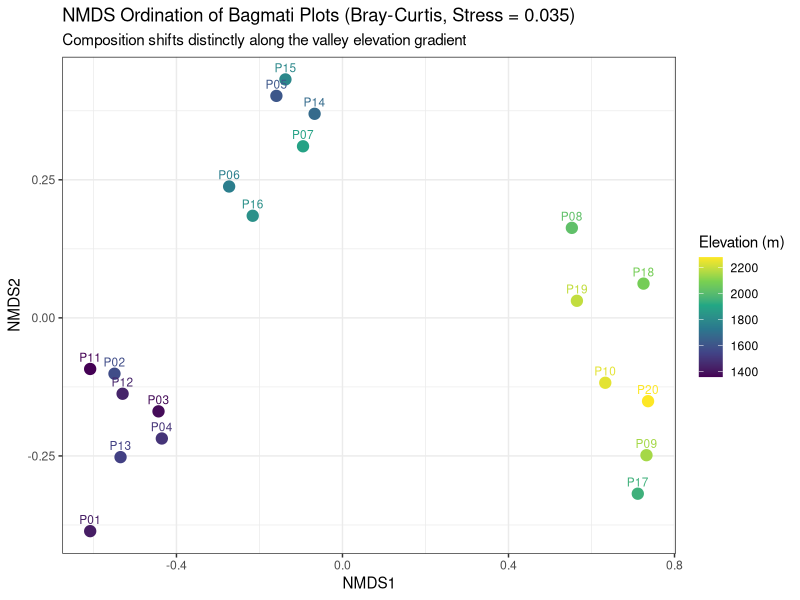

Here is the R script that generated this plot:
# Unit 5: Allometric Modeling, Biomass Estimation & Community Ecology
# Bagmati Forest Observatory: Growth Curves, Baskerville Correction & vegan Ordination

library(readr)
library(dplyr)
library(tidyr)
library(ggplot2)
library(vegan)

set.seed(2026)

# Load clean inventory and filter the flagged height outlier
inv <- read_csv("../Unit-III/bagmati_clean_inventory.csv", show_col_types = FALSE) |>
  filter(!height_flag)

# --- 1. Height-Diameter Allometry (Schima wallichii) ---
# Testing linear, log-linear, and non-linear asymptotic forms on the dominant timber species
schima <- inv |> filter(Species_standard == "Schima wallichii")

m_lin <- lm(Height_m ~ DBH_cm, data = schima)
m_log <- lm(log(Height_m) ~ log(DBH_cm), data = schima)

# Chapman-Richards curve: H = A * (1 - exp(-k * D))^p
m_cr <- nls(
  Height_m ~ A * (1 - exp(-k * DBH_cm))^p,
  data = schima,
  start = list(A = 28, k = 0.04, p = 1.1)
)

# Michaelis-Menten curve: H = (a * D) / (b + D)
m_mm <- nls(
  Height_m ~ (a * DBH_cm) / (b + DBH_cm),
  data = schima,
  start = list(a = 32, b = 18)
)

# Root Mean Square Error helper on original metre scale
rmse_fn <- function(obs, pred) sqrt(mean((obs - pred)^2))
mae_fn  <- function(obs, pred) mean(abs(obs - pred))

# Baskerville (1972) correction factor for back-transforming log predictions: CF = exp(sigma^2 / 2)
sigma_log_h <- summary(m_log)$sigma
cf_log_h    <- exp((sigma_log_h^2) / 2)

hd_comparison <- data.frame(
  Model = c("Linear", "Log-Linear (Baskerville Corrected)", "Chapman-Richards (nls)", "Michaelis-Menten (nls)"),
  AIC   = c(AIC(m_lin), NA, AIC(m_cr), AIC(m_mm)),
  RMSE_m = c(
    rmse_fn(schima$Height_m, predict(m_lin)),
    rmse_fn(schima$Height_m, exp(predict(m_log)) * cf_log_h),
    rmse_fn(schima$Height_m, predict(m_cr)),
    rmse_fn(schima$Height_m, predict(m_mm))
  )
)
print(hd_comparison)
write_csv(hd_comparison, "05_hd_model_comparison.csv")

# --- 2. Biomass Estimation & Back-Transformation Bias Correction ---
# Fit power-law: ln(Biomass) = a + b * ln(DBH)
m_agb <- lm(log(Biomass_kg) ~ log(DBH_cm), data = inv)
sigma_agb <- summary(m_agb)$sigma
cf_baskerville <- exp((sigma_agb^2) / 2)

inv <- inv |>
  mutate(
    pred_log_agb = predict(m_agb),
    agb_naive_kg = exp(pred_log_agb),
    agb_corrected_kg = exp(pred_log_agb) * cf_baskerville
  )

cat(sprintf("\nBaskerville Correction Factor: %.4f\n", cf_baskerville))
cat(sprintf("Total Naive Biomass     : %.2f Mg\n", sum(inv$agb_naive_kg) / 1000))
cat(sprintf("Total Corrected Biomass : %.2f Mg\n", sum(inv$agb_corrected_kg) / 1000))

# Cross-validation: naive random tree split vs realistic whole-plot holdout
# (Trees in the same plot share stand conditions, making random tree splits overly optimistic)
train_idx <- sample(seq_len(nrow(inv)), size = floor(0.8 * nrow(inv)))
train_trees <- inv[train_idx, ]
test_trees  <- inv[-train_idx, ]

m_tree_cv <- lm(log(Biomass_kg) ~ log(DBH_cm), data = train_trees)
cf_tree   <- exp(summary(m_tree_cv)$sigma^2 / 2)
pred_tree_test <- exp(predict(m_tree_cv, newdata = test_trees)) * cf_tree

# Whole-plot holdout (evaluating on 4 completely unseen stands: P17-P20)
holdout_plots <- c("P17", "P18", "P19", "P20")
train_plot_df <- inv |> filter(!Plot_ID %in% holdout_plots)
test_plot_df  <- inv |> filter(Plot_ID %in% holdout_plots)

m_plot_cv <- lm(log(Biomass_kg) ~ log(DBH_cm), data = train_plot_df)
cf_plot   <- exp(summary(m_plot_cv)$sigma^2 / 2)
pred_plot_test <- exp(predict(m_plot_cv, newdata = test_plot_df)) * cf_plot

cv_results <- data.frame(
  Validation_Strategy = c("Random 80:20 Tree Split", "Plot-Grouped Holdout (4 Unseen Plots)"),
  Test_RMSE_kg = c(rmse_fn(test_trees$Biomass_kg, pred_tree_test),
                   rmse_fn(test_plot_df$Biomass_kg, pred_plot_test)),
  Test_MAE_kg  = c(mae_fn(test_trees$Biomass_kg, pred_tree_test),
                   mae_fn(test_plot_df$Biomass_kg, pred_plot_test))
)
print(cv_results)
write_csv(cv_results, "05_biomass_cross_validation.csv")

# --- 3. Community Ecology: Diversity & NMDS Ordination with vegan ---
# Pivot clean stems into a species-by-plot abundance matrix
sp_matrix_df <- inv |>
  count(Plot_ID, Species_standard) |>
  pivot_wider(names_from = Species_standard, values_from = n, values_fill = 0)

write_csv(sp_matrix_df, "bagmati_species_by_plot_matrix.csv")

comm_mat <- as.data.frame(sp_matrix_df[, -1])
rownames(comm_mat) <- sp_matrix_df$Plot_ID

# Plot diversity metrics
plot_meta <- read_csv("../Unit-III/bagmati_plot_summary.csv", show_col_types = FALSE)
diversity_table <- data.frame(
  Plot_ID = rownames(comm_mat),
  Richness_S = specnumber(comm_mat),
  Shannon_H  = round(diversity(comm_mat, index = "shannon"), 3),
  Simpson_1_minus_D = round(diversity(comm_mat, index = "simpson"), 3)
) |>
  left_join(plot_meta |> select(Plot_ID, Elevation_m, ba_m2_ha), by = "Plot_ID")

write_csv(diversity_table, "05_plot_diversity_metrics.csv")

# Non-metric multidimensional scaling (Bray-Curtis dissimilarity, 2 dimensions)
nmds <- metaMDS(comm_mat, distance = "bray", k = 2, trymax = 50, trace = FALSE)
nmds_scores <- as.data.frame(scores(nmds, display = "sites"))
nmds_scores$Plot_ID <- rownames(nmds_scores)
nmds_scores <- left_join(nmds_scores, diversity_table, by = "Plot_ID")

p_nmds <- ggplot(nmds_scores, aes(x = NMDS1, y = NMDS2, color = Elevation_m, label = Plot_ID)) +
  geom_point(size = 3.5) +
  geom_text(vjust = -0.8, size = 3, show.legend = FALSE) +
  scale_color_viridis_c(name = "Elevation (m)") +
  labs(
    title = paste0("NMDS Ordination of Bagmati Plots (Bray-Curtis, Stress = ", round(nmds$stress, 3), ")"),
    subtitle = "Composition shifts distinctly along the valley elevation gradient"
  ) +
  theme_bw(base_size = 11)

ggsave("05_nmds_ordination.png", p_nmds, width = 7.5, height = 5.5, dpi = 300)
